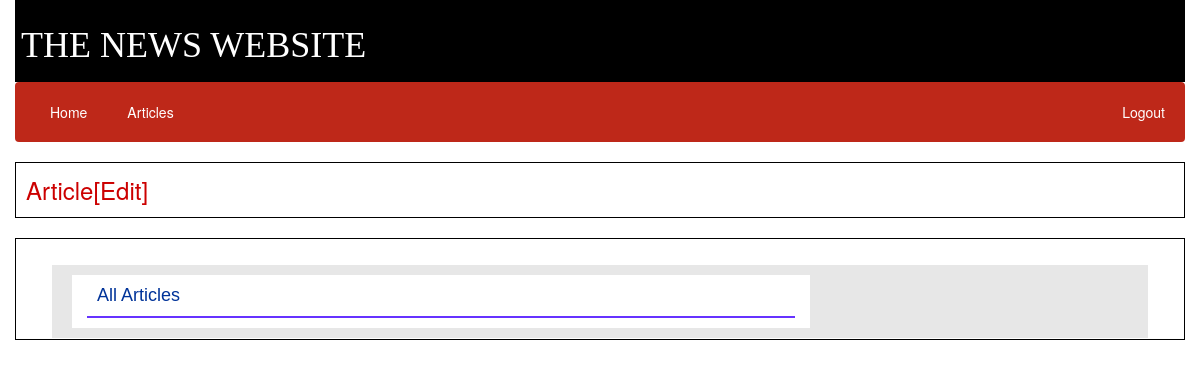
Before: /index.php/site/edit with the older database file.
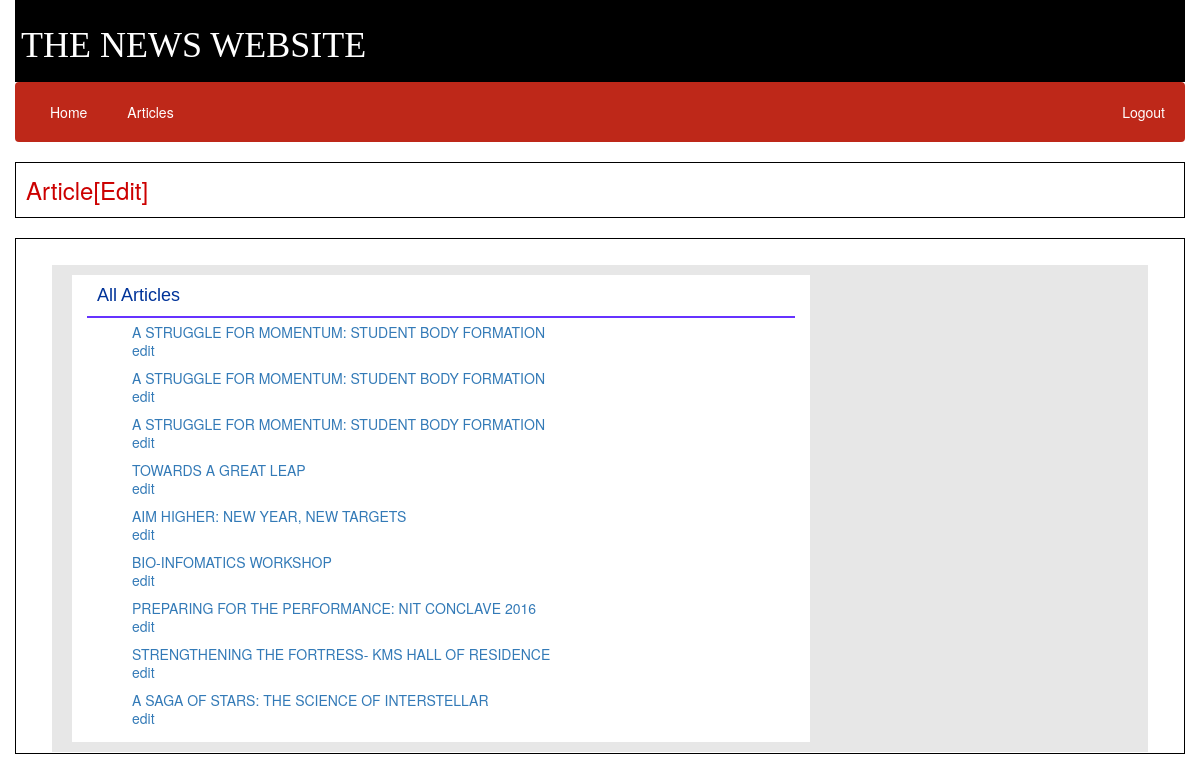
After: the same page with the newer database file.
### tables this page shows
CREATE TABLE `webnews` (
  `id` int(11) NOT NULL,
  `title` varchar(200) NOT NULL,
  `slug` varchar(200) NOT NULL,
  `image` varchar(50) NOT NULL,
  `text` text NOT NULL,
  `author` varchar(100) NOT NULL
);

### application/controllers/Site.php (called while the page is built, shortened)
<?php
class Site extends CI_Controller {
	 public function __construct()
        {
                $this->load->model('Website_model');
                $this->load->helper('url_helper');
        }
public function edit(){
	 $data['webnews'] = $this->Website_model->get_news();
	 $this->load->view('website/edit',$data);
}
}

### index.php (called while the page is built, shortened)
<?php
require_once BASEPATH.'core/CodeIgniter.php';

### application/models/Website_model.php (called while the page is built, shortened)
<?php
class Website_model extends CI_Model {
public function get_news($slug = FALSE)
{
        if ($slug === FALSE)
        {
                $query = $this->db->get('webnews');
                return $query->result_array();
        }
        $query = $this->db->get_where('webnews', array('slug' => $slug));
        return $query->row_array();
}
}
?>

### application/views/website/edit.php (the view, shortened to what this page needs)
<!DOCTYPE html PUBLIC "-//W3C//DTD XHTML 1.0 Transitional//EN" "http://www.w3.org/TR/xhtml1/DTD/xhtml1-transitional.dtd">
<html xmlns="http://www.w3.org/1999/xhtml">
<head>
<link rel="stylesheet" href="<?php echo site_url('resourses/css/bootstrap.min.css'); ?>">
<link rel="stylesheet"; type="text/css" href="<?php echo site_url('resourses/css/navbar.css'); ?>"; />
</head>
<body>
 <div class="container-fluid">
 <div class="header">
<h1> THE NEWS WEBSITE</h1>
 </div>
 </div>
<nav class="navbar navbar-default">
  <div class="container-fluid">
   <div>
     <ul class="nav navbar-nav">
       <li><a href="#">Home</a></li>
       <li><a href="#">Articles</a></li>
     </ul>
     <ul class="nav navbar-nav navbar-right">
     <li><a href="<?php echo site_url(); ?>">Logout</a></li>
     </ul>
   </div>
  </div>
</nav>
<div class="container-fluid">
 <div style="font-size:24px; color:#C00; font:bold; border:1px solid #000; padding:10px;">
 <div class="row">
 <div class="col-md-6">Article[Edit]</div>
   </div></div>
</div>
 <br />
 <div class="container-fluid">
 <div style="border:1px solid #000; padding:1px;">
  <div class="row">
    <div class="col-md-11" style="background-color:#e7e7e7;  margin-left:50px; margin-right:50px; margin-top:25px; padding:10px">
       <div class="row">
         <div class="col-md-8" style="background-color:#fff; margin-left:25px;">
<div style="font:18px bold Arial, Helvetica, sans-serif; border-bottom:#63F solid 2px; color:#039; padding:10px;">All Articles</div>
 <ul>
<?php foreach ($webnews as $news_item): ?>
    <li>
       <a href="<?php echo site_url('websitecontroller/view/'.$news_item['slug']); ?>"><?php echo $news_item['title'] .'<br/>'; ?></a>
       <a href="<?php echo site_url('Site/editart/'.$news_item['slug']); ?>">edit</a>
   </li>
<?php endforeach; ?>
  </ul>
  </div>
</div>
</div>
</div>
</div>
</div>

### resourses/css/navbar.css (style rules this page uses)
.navbar-default { background-color:#be2819; border:0px; margin-left:15px; margin-right:15px; }
.navbar-default .navbar-nav > li > a { color: #fff; }
.header { background-color:#000; color:#fff; font-family:"Times New Roman", Times, serif; font-size:28px; padding:6px; }
li { list-style:none; padding:5px; font:Verdana, Geneva, sans-serif bold 10px; background:none; line-height:18px; }

Changed rows visible on the page:
added webnews: title "A STRUGGLE FOR MOMENTUM: STUDENT BODY FORMATION"
added webnews: title "A STRUGGLE FOR MOMENTUM: STUDENT BODY FORMATION"
added webnews: title "A STRUGGLE FOR MOMENTUM: STUDENT BODY FORMATION"
added webnews: title "TOWARDS A GREAT LEAP"
added webnews: title "AIM HIGHER: NEW YEAR, NEW TARGETS"
added webnews: title "BIO-INFOMATICS WORKSHOP"
added webnews: title "PREPARING FOR THE PERFORMANCE: NIT CONCLAVE 2016"
added webnews: title "STRENGTHENING THE FORTRESS- KMS HALL OF RESIDENCE"
added webnews: title "A SAGA OF STARS: THE SCIENCE OF INTERSTELLAR"
